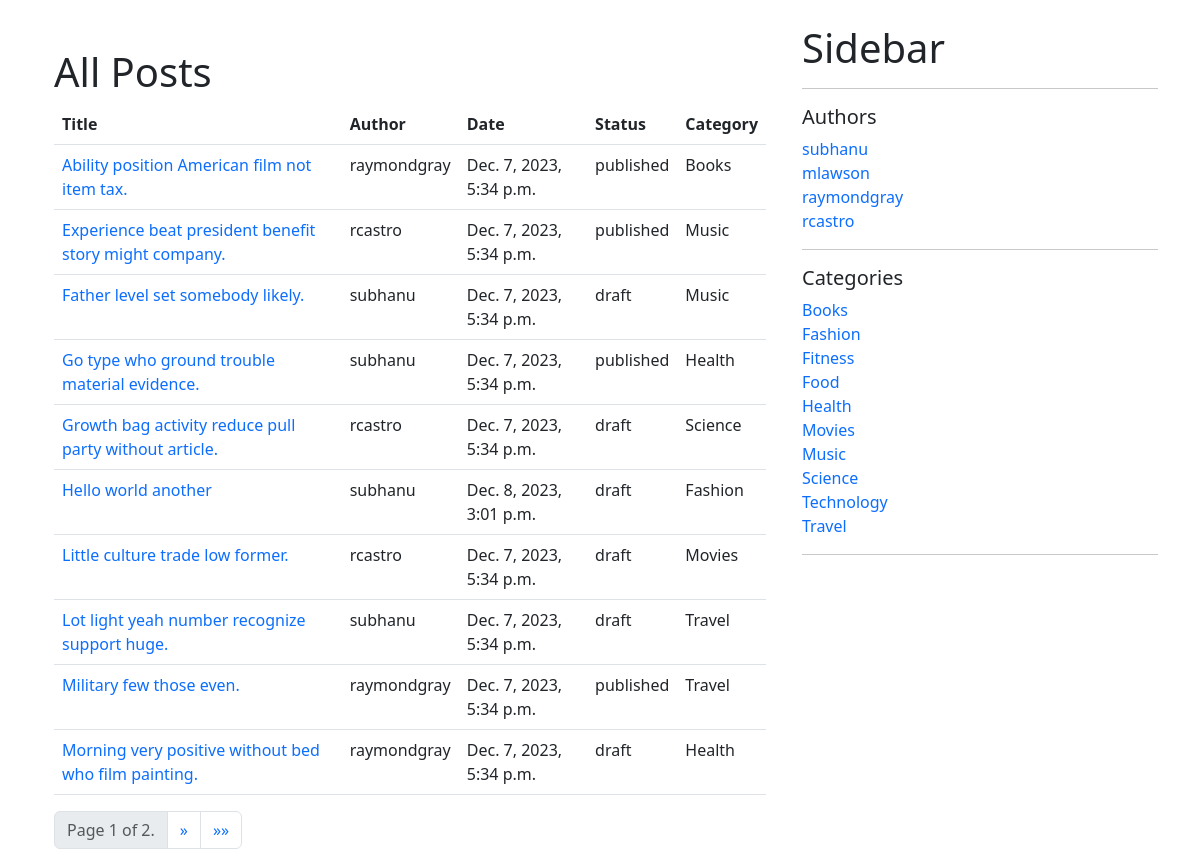
The page /blog/backend/posts on the database as committed earlier.
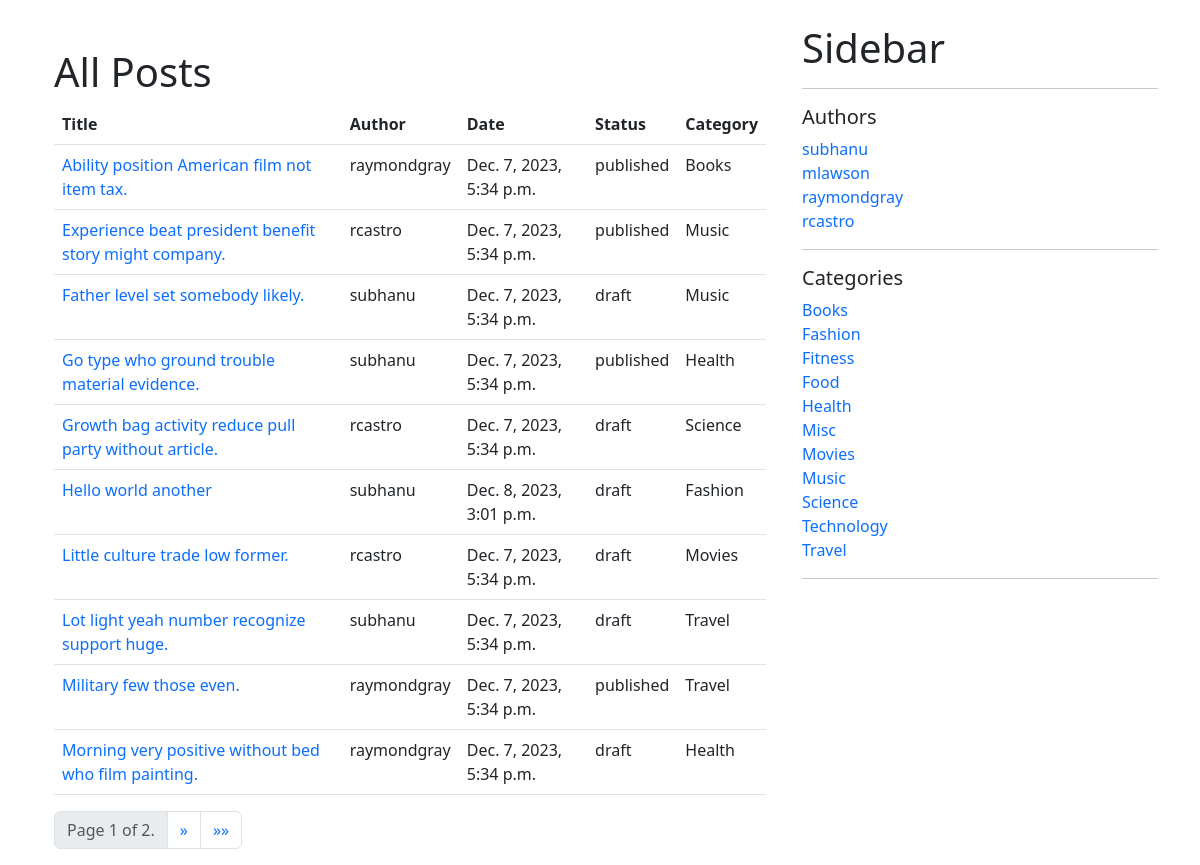
The same page on the database as committed later.
### blog/models.py (models this page shows, shortened)
class Post(models.Model):
    STATUS_CHOICES = (
        ('draft', 'Draft'),
        ('published', 'Published'),
    )
    title = models.CharField(max_length=255)
    slug = models.SlugField(max_length=255, unique=True)
    content = models.TextField()
    seo_title = models.CharField(max_length=255, blank=True, null=True)
    seo_description = models.TextField(blank=True, null=True)
    author = models.ForeignKey(User, on_delete=models.CASCADE, related_name='blog_posts', default=None)
    published_date = models.DateTimeField(default=timezone.now)
    created_date = models.DateTimeField(auto_now_add=True)
    updated_date = models.DateTimeField(auto_now=True)
    status = models.CharField(max_length=10, choices=STATUS_CHOICES, default='draft')
    category = models.ForeignKey('Category', on_delete=models.CASCADE, related_name='category', blank=True, null=True)
    def get_absolute_url(self):
        return reverse('blog:post_detail', kwargs={'slug': self.slug})
    class Meta:
        ordering = ('title',)
        verbose_name = 'post'
        verbose_name_plural = 'posts'
        get_latest_by = 'published_date'

class Category(models.Model):
    name = models.CharField(max_length=255)
    slug = models.SlugField(max_length=255, unique=True)
    def get_absolute_url(self):
        return reverse('blog:category_filter', kwargs={'category_slug': self.slug})
    class Meta:
        ordering = ('name',)
        verbose_name = 'category'
        verbose_name_plural = 'categories'
    def __str__(self):
        return self.name

### blog/views.py (the view)
# urls.py: path('backend/posts', list_of_all_posts, name='post_list_backend'),
def list_of_all_posts(request):
    posts = Post.objects.all()
    paginator = Paginator(posts, 10)
    page = request.GET.get('page')
    try:
        posts = paginator.page(page)
    except PageNotAnInteger:
        posts = paginator.page(1)
    except EmptyPage:
        if int(page) > paginator.num_pages:
            posts = paginator.page(paginator.num_pages)
        else:
            posts = paginator.page(1)
    context = {'posts': posts}
    template = 'blog/list_of_posts_unfiltered.html'
    return render(request, template, context)

### blog/context_processors.py (called while the page is built)
def user_context(request):
    user = User.objects.all()
    return {'all_users': user}

def categories_context(request):
    categories = Category.objects.all()
    return {'categories': categories}

### templates/blog/list_of_posts_unfiltered.html (shortened to what this page needs)
{% extends 'blog/base.html' %}
{% block content %}
    <div class="container mt-4">
        <div class="row">
            <div class="col-md-12">
                <div class="page-header">
                    <h1>
                        All Posts
                    </h1>
                </div>
                {% if posts %}
                    <table class="table">
                        <thead>
                            <tr>
                                <th>Title</th>
                                <th>Author</th>
                                <th>Date</th>
                                <th>Status</th>
                                {% if not category %}
                                    <th>Category</th>
                                {% endif %}
                            </tr>
                        </thead>
                        <tbody>
                            {% for post in posts %}
                                <tr>
                                    <td>
                                        <a class="text-decoration-none" href="{{ post.get_absolute_url }}">
                                            {{ post.title }}
                                        </a>
                                    </td>
                                    <td>{{ post.author.username }}</td>
                                    <td>
                                        {% if post.status == 'published' %}
                                            {{ post.published_date }}
                                        {% else %}
                                            {{ post.updated_date }}
                                        {% endif %}
                                    </td>
                                    <td>{{ post.status }}</td>
                                    {% if not category %}
                                        <td>
                                            <p>
                                                {{ post.category }}
                                            </p>
                                        </td>
                                    {% endif %}
                                </tr>
                            {% endfor %}
                        </tbody>
                    </table>
                {% else %}
                    <p>No posts found</p>
                {% endif %}
            </div>
        </div>
        {% include 'blog/paginator.html' %}
    </div>
{% endblock %}

### templates/blog/base.html (shortened to what this page needs)
<!DOCTYPE html>
<html lang="en">
<head>
    <link href="https://cdn.jsdelivr.net/npm/bootstrap@5.3.0/dist/css/bootstrap.min.css" rel="stylesheet">
</head>
<body>
<div class="container mt-4">
    <div class="row">
        <div class="col-md-8">
            {% block content %}{% endblock %}
        </div>
        <div class="col-md-4">
            <div class="mb-4">
                <h1 class="page-header">Sidebar</h1>
                <hr>
                <h5>Authors</h5>
                {% if all_users %}
                    {% for user in all_users %}
                        <a href="{% url 'blog:author_filter' user.username %}" class="text-decoration-none"
                        >{{ user.username }}</a>
                        <br>
                    {% endfor %}
                {% endif %}
                <hr>
                <h5>Categories</h5>
                {% if categories %}
                    {% for category in categories %}
                        <a href="{{ category.get_absolute_url }}" class="text-decoration-none">{{ category.name }}</a>
                        <br>
                    {% endfor %}
                {% endif %}
                <hr>
            </div>
        </div>
    </div>
</div>
</body>
</html>

Rows that differ between the two databases and show on the page:
added Category: name "Misc"
